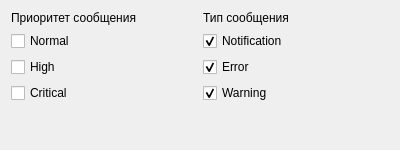
<?xml version="1.0" encoding="UTF-8"?>
<ui version="4.0">
 <class>FiltersDialog</class>
 <widget class="QDialog" name="FiltersDialog">
  <property name="geometry">
   <rect>
    <x>0</x>
    <y>0</y>
    <width>400</width>
    <height>150</height>
   </rect>
  </property>
  <property name="windowTitle">
   <string>Фильтры</string>
  </property>
  <layout class="QHBoxLayout" name="horizontalLayout">
   <item>
    <layout class="QVBoxLayout" name="verticalLayout">
     <item>
      <widget class="QLabel" name="label_pushPriority">
       <property name="text">
        <string>Приоритет сообщения</string>
       </property>
      </widget>
     </item>
     <item>
      <widget class="QCheckBox" name="checkBox_pushPriority_normal">
       <property name="text">
        <string>Normal</string>
       </property>
      </widget>
     </item>
     <item>
      <widget class="QCheckBox" name="checkBox_pushPriority_high">
       <property name="text">
        <string>High</string>
       </property>
      </widget>
     </item>
     <item>
      <widget class="QCheckBox" name="checkBox_pushPriority_critical">
       <property name="text">
        <string>Critical</string>
       </property>
      </widget>
     </item>
     <item>
      <spacer name="verticalSpacer_2">
       <property name="orientation">
        <enum>Qt::Orientation::Vertical</enum>
       </property>
       <property name="sizeHint" stdset="0">
        <size>
         <width>20</width>
         <height>40</height>
        </size>
       </property>
      </spacer>
     </item>
    </layout>
   </item>
   <item>
    <layout class="QVBoxLayout" name="verticalLayout_2">
     <item>
      <widget class="QLabel" name="label_pushCategory">
       <property name="text">
        <string>Тип сообщения</string>
       </property>
      </widget>
     </item>
     <item>
      <widget class="QCheckBox" name="checkBox_pushCategory_notification">
       <property name="text">
        <string>Notification</string>
       </property>
       <property name="checked">
        <bool>true</bool>
       </property>
      </widget>
     </item>
     <item>
      <widget class="QCheckBox" name="checkBox_pushCategory_error">
       <property name="text">
        <string>Error</string>
       </property>
       <property name="checked">
        <bool>true</bool>
       </property>
      </widget>
     </item>
     <item>
      <widget class="QCheckBox" name="checkBox_pushCategory_warning">
       <property name="text">
        <string>Warning</string>
       </property>
       <property name="checked">
        <bool>true</bool>
       </property>
      </widget>
     </item>
     <item>
      <spacer name="verticalSpacer">
       <property name="orientation">
        <enum>Qt::Orientation::Vertical</enum>
       </property>
       <property name="sizeHint" stdset="0">
        <size>
         <width>20</width>
         <height>40</height>
        </size>
       </property>
      </spacer>
     </item>
    </layout>
   </item>
  </layout>
 </widget>
 <resources/>
 <connections/>
</ui>
